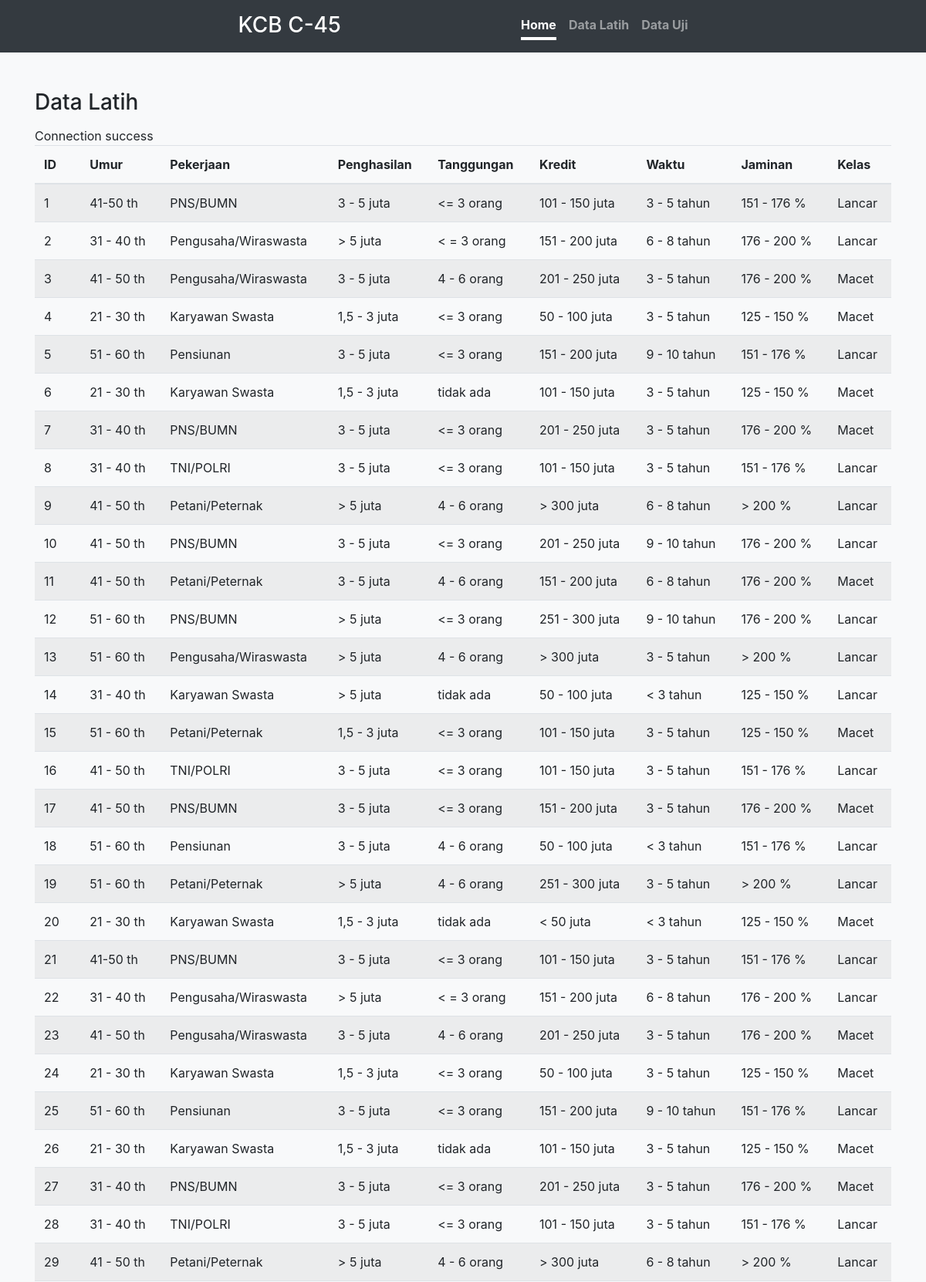
/views/dataLatih/index.php (upper part), run on the app's committed database.
### tables this page shows
CREATE TABLE IF NOT EXISTS `dt_survey` (
  `id` int(11) NOT NULL,
  `umur` varchar(25) NOT NULL,
  `pekerjaan` varchar(25) NOT NULL,
  `penghasilan` varchar(25) NOT NULL,
  `tanggungan` varchar(25) NOT NULL,
  `kredit` varchar(25) NOT NULL,
  `waktu` varchar(25) NOT NULL,
  `jaminan` varchar(25) NOT NULL,
  `kelas` varchar(25) NOT NULL,
  `Status` varchar(1) NOT NULL,
  PRIMARY KEY (`id`)
);

### Models/dataLatih.php (called while the page is built)
<?php
    include '../../db_connection.php';
    $artikel = new Artikel($conn);
    class Artikel {
        public function __construct($conn){
            $this->conn = $conn;
        }
        public function read(){
            $sql = "SELECT * FROM dt_survey";
            $dt_survey = $this->conn->query($sql);
            return $dt_survey;
        }
    }
?>

### Controllers/dataLatih/ReadController.php (called while the page is built)
<?php
    include '../../Models/dataLatih.php';
    $artikel = $artikel->read();
?>

### views/dataLatih/index.php (the view, shortened to what this page needs)
<!DOCTYPE html>
<html lang="en">
<head>
    <link rel="stylesheet" href="https://maxcdn.bootstrapcdn.com/bootstrap/4.0.0/css/bootstrap.min.css"
>
    <link href="../../css/bootstrap.min.css" rel="stylesheet">
    <link href="../../css/registrasi.css" rel="stylesheet">
</head>
<body>
    <div class="row bg-dark text-white">
      <div class="container col-md-6 col-sm-12 cover-container d-flex h-100 p-3 mx-auto flex-column">
        <header class="masthead mb-auto">
          <div class="inner">
            <a href="../index.php">
              <h3 class="masthead-brand">KCB C-45</h3>
            </a>
            <nav class="nav nav-masthead justify-content-center">
            <a class="nav-link active" href="../index.php">Home</a>
            <a class="nav-link" href="../dataLatih/index.php">Data Latih</a>
            <a class="nav-link" href="../dataUji/index.php">Data Uji</a>
            </nav>
          </div>
        </header>
      </div>
    </div>
    <br>
    <br>
    <div class="container">
        <center><h3 class="masthead-brand">Data Latih</h3></center><br><br>
        <table class="table table-striped">
            <thead>
                <tr>
                    <th>ID</th>
                    <th>Umur</th>
                    <th>Pekerjaan</th>
                    <th>Penghasilan</th>
                    <th>Tanggungan</th>
                    <th>Kredit</th>
                    <th>Waktu</th>
                    <th>Jaminan</th>
                    <th>Kelas</th>
                </tr>
            </thead>
            <tbody>
                <?php
                    include '../../Controllers/dataLatih/ReadController.php';
                    if ($artikel->num_rows > 0) {
                        while ($post = $artikel->fetch_assoc()) {
                            echo '
                            <tr>
                                <td>'.$post["id"].'</td>
                                <td>'.$post["umur"].'</td>
                                <td>'.$post["pekerjaan"].'</td>
                                <td>'.$post["penghasilan"].'</td>
                                <td>'.$post["tanggungan"].'</td>
                                <td>'.$post["kredit"].'</td>
                                <td>'.$post["waktu"].'</td>
                                <td>'.$post["jaminan"].'</td>
                                <td>'.$post["kelas"].'</td>
                            </tr>
                        ';
                        }
                    }
                ?>
            </tbody>
        </table>
    </div>
</body>
</html>

### css/registrasi.css (style rules this page uses)
a, a:hover { color: white; }
body { background-color: #f8f9fa; }
.p-3 { padding: 1rem!important; }
.masthead { margin-bottom: 2rem; }
.masthead-brand { margin-bottom: 0; }
.nav-masthead .nav-link { padding: .25rem 0; font-weight: 700; color: rgba(255, 255, 255, .5); background-color: transparent; border-bottom: .25rem solid transparent; }
.nav-masthead .nav-link + .nav-link { margin-left: 1rem; }
.nav-masthead .active { color: #fff; border-bottom-color: #fff; }
@media (min-width: 48em) { .masthead-brand { float: left; } }
@media (min-width: 48em) { .nav-masthead { float: right; } }

### data on the page
dt_survey: id "1", umur "41-50 th", pekerjaan "PNS/BUMN", penghasilan "3 - 5 juta", tanggungan "<= 3 orang", kredit "101 - 150 juta", waktu "3 - 5 tahun", jaminan "151 - 176 %", kelas "Lancar"
dt_survey: id "2", umur "31 - 40 th", pekerjaan "Pengusaha/Wiraswasta", penghasilan "> 5 juta", tanggungan "< = 3 orang", kredit "151 - 200 juta", waktu "6 - 8 tahun", jaminan "176 - 200 %", kelas "Lancar"
dt_survey: id "3", umur "41 - 50 th", pekerjaan "Pengusaha/Wiraswasta", penghasilan "3 - 5 juta", tanggungan "4 - 6 orang", kredit "201 - 250 juta", waktu "3 - 5 tahun", jaminan "176 - 200 %", kelas "Macet"
dt_survey: id "4", umur "21 - 30 th", pekerjaan "Karyawan Swasta", penghasilan "1,5 - 3 juta", tanggungan "<= 3 orang", kredit "50 - 100 juta", waktu "3 - 5 tahun", jaminan "125 - 150 %", kelas "Macet"
dt_survey: id "5", umur "51 - 60 th", pekerjaan "Pensiunan", penghasilan "3 - 5 juta", tanggungan "<= 3 orang", kredit "151 - 200 juta", waktu "9 - 10 tahun", jaminan "151 - 176 %", kelas "Lancar"
dt_survey: id "6", umur "21 - 30 th", pekerjaan "Karyawan Swasta", penghasilan "1,5 - 3 juta", tanggungan "tidak ada", kredit "101 - 150 juta", waktu "3 - 5 tahun", jaminan "125 - 150 %", kelas "Macet"
dt_survey: id "7", umur "31 - 40 th", pekerjaan "PNS/BUMN", penghasilan "3 - 5 juta", tanggungan "<= 3 orang", kredit "201 - 250 juta", waktu "3 - 5 tahun", jaminan "176 - 200 %", kelas "Macet"
dt_survey: id "8", umur "31 - 40 th", pekerjaan "TNI/POLRI", penghasilan "3 - 5 juta", tanggungan "<= 3 orang", kredit "101 - 150 juta", waktu "3 - 5 tahun", jaminan "151 - 176 %", kelas "Lancar"
dt_survey: id "9", umur "41 - 50 th", pekerjaan "Petani/Peternak", penghasilan "> 5 juta", tanggungan "4 - 6 orang", kredit "> 300 juta", waktu "6 - 8 tahun", jaminan "> 200 %", kelas "Lancar"
dt_survey: id "10", umur "41 - 50 th", pekerjaan "PNS/BUMN", penghasilan "3 - 5 juta", tanggungan "<= 3 orang", kredit "201 - 250 juta", waktu "9 - 10 tahun", jaminan "176 - 200 %", kelas "Lancar"
dt_survey: id "11", umur "41 - 50 th", pekerjaan "Petani/Peternak", penghasilan "3 - 5 juta", tanggungan "4 - 6 orang", kredit "151 - 200 juta", waktu "6 - 8 tahun", jaminan "176 - 200 %", kelas "Macet"
dt_survey: id "12", umur "51 - 60 th", pekerjaan "PNS/BUMN", penghasilan "> 5 juta", tanggungan "<= 3 orang", kredit "251 - 300 juta", waktu "9 - 10 tahun", jaminan "176 - 200 %", kelas "Lancar"
dt_survey: id "13", umur "51 - 60 th", pekerjaan "Pengusaha/Wiraswasta", penghasilan "> 5 juta", tanggungan "4 - 6 orang", kredit "> 300 juta", waktu "3 - 5 tahun", jaminan "> 200 %", kelas "Lancar"
dt_survey: id "14", umur "31 - 40 th", pekerjaan "Karyawan Swasta", penghasilan "> 5 juta", tanggungan "tidak ada", kredit "50 - 100 juta", waktu "< 3 tahun", jaminan "125 - 150 %", kelas "Lancar"
dt_survey: id "15", umur "51 - 60 th", pekerjaan "Petani/Peternak", penghasilan "1,5 - 3 juta", tanggungan "<= 3 orang", kredit "101 - 150 juta", waktu "3 - 5 tahun", jaminan "125 - 150 %", kelas "Macet"
dt_survey: id "16", umur "41 - 50 th", pekerjaan "TNI/POLRI", penghasilan "3 - 5 juta", tanggungan "<= 3 orang", kredit "101 - 150 juta", waktu "3 - 5 tahun", jaminan "151 - 176 %", kelas "Lancar"
dt_survey: id "17", umur "41 - 50 th", pekerjaan "PNS/BUMN", penghasilan "3 - 5 juta", tanggungan "<= 3 orang", kredit "151 - 200 juta", waktu "3 - 5 tahun", jaminan "176 - 200 %", kelas "Macet"
dt_survey: id "18", umur "51 - 60 th", pekerjaan "Pensiunan", penghasilan "3 - 5 juta", tanggungan "4 - 6 orang", kredit "50 - 100 juta", waktu "< 3 tahun", jaminan "151 - 176 %", kelas "Lancar"
dt_survey: id "19", umur "51 - 60 th", pekerjaan "Petani/Peternak", penghasilan "> 5 juta", tanggungan "4 - 6 orang", kredit "251 - 300 juta", waktu "3 - 5 tahun", jaminan "> 200 %", kelas "Lancar"
dt_survey: id "20", umur "21 - 30 th", pekerjaan "Karyawan Swasta", penghasilan "1,5 - 3 juta", tanggungan "tidak ada", kredit "< 50 juta", waktu "< 3 tahun", jaminan "125 - 150 %", kelas "Macet"
dt_survey: id "21", umur "41-50 th", pekerjaan "PNS/BUMN", penghasilan "3 - 5 juta", tanggungan "<= 3 orang", kredit "101 - 150 juta", waktu "3 - 5 tahun", jaminan "151 - 176 %", kelas "Lancar"
dt_survey: id "22", umur "31 - 40 th", pekerjaan "Pengusaha/Wiraswasta", penghasilan "> 5 juta", tanggungan "< = 3 orang", kredit "151 - 200 juta", waktu "6 - 8 tahun", jaminan "176 - 200 %", kelas "Lancar"
dt_survey: id "23", umur "41 - 50 th", pekerjaan "Pengusaha/Wiraswasta", penghasilan "3 - 5 juta", tanggungan "4 - 6 orang", kredit "201 - 250 juta", waktu "3 - 5 tahun", jaminan "176 - 200 %", kelas "Macet"
dt_survey: id "24", umur "21 - 30 th", pekerjaan "Karyawan Swasta", penghasilan "1,5 - 3 juta", tanggungan "<= 3 orang", kredit "50 - 100 juta", waktu "3 - 5 tahun", jaminan "125 - 150 %", kelas "Macet"
dt_survey: id "25", umur "51 - 60 th", pekerjaan "Pensiunan", penghasilan "3 - 5 juta", tanggungan "<= 3 orang", kredit "151 - 200 juta", waktu "9 - 10 tahun", jaminan "151 - 176 %", kelas "Lancar"
dt_survey: id "26", umur "21 - 30 th", pekerjaan "Karyawan Swasta", penghasilan "1,5 - 3 juta", tanggungan "tidak ada", kredit "101 - 150 juta", waktu "3 - 5 tahun", jaminan "125 - 150 %", kelas "Macet"
dt_survey: id "27", umur "31 - 40 th", pekerjaan "PNS/BUMN", penghasilan "3 - 5 juta", tanggungan "<= 3 orang", kredit "201 - 250 juta", waktu "3 - 5 tahun", jaminan "176 - 200 %", kelas "Macet"
dt_survey: id "28", umur "31 - 40 th", pekerjaan "TNI/POLRI", penghasilan "3 - 5 juta", tanggungan "<= 3 orang", kredit "101 - 150 juta", waktu "3 - 5 tahun", jaminan "151 - 176 %", kelas "Lancar"
dt_survey: id "29", umur "41 - 50 th", pekerjaan "Petani/Peternak", penghasilan "> 5 juta", tanggungan "4 - 6 orang", kredit "> 300 juta", waktu "6 - 8 tahun", jaminan "> 200 %", kelas "Lancar"
